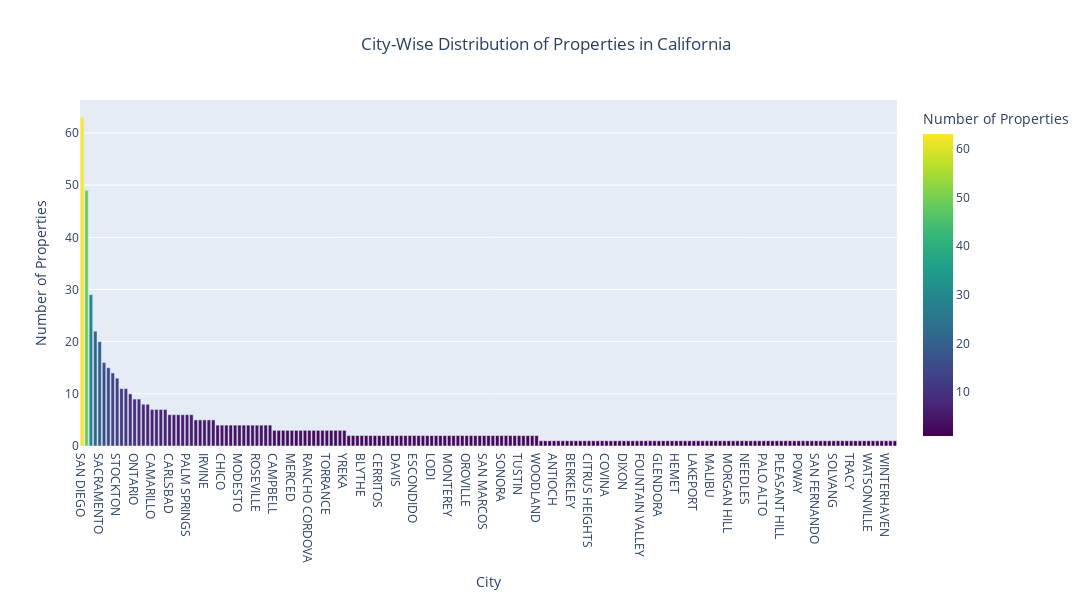

Source (notebook cell):
### Markdown cell above
### Properties in California

### Code cell
import plotly.express as px

# Filter the dataset for California
state_ca = df[df["State"] == "CA"]

# Group by city to get the property count
ca_counts = state_ca.groupby("City").size().reset_index(name="Property Count")

# Create a bar chart for city-wise property distribution
fig = px.bar(
    ca_counts,
    x="City",
    y="Property Count",
    title="City-Wise Distribution of Properties in California",
    color="Property Count",
    color_continuous_scale="Viridis",
    labels={"Property Count": "Number of Properties", "City": "City"},
    height=600,
    width=1800
)

# Update layout for better visualization
fig.update_layout(
    xaxis={"categoryorder": "total descending"},  # Sort by property count
    title_x=0.5,  # Center the title
)

fig.show()

fig.write_html("city_wise_distribution_ca.html")

### Figure 1 — Plotly figure (JSON) as saved in the notebook; plotly's stock layout.template omitted (floating-point values rounded to 4 significant figures; data arrays with more than 128 entries replaced by an {"elided": "..."} marker saying what was removed)
{"data": [{"alignmentgroup": "True", "hovertemplate": "City=%{x}<br>Number of Properties=%{marker.color}<extra></extra>", "legendgroup": "", "marker": {"color": {"elided": "187 int values"}, "coloraxis": "coloraxis", "pattern": {"shape": ""}}, "name": "", "offsetgroup": "", "orientation": "v", "showlegend": false, "textposition": "auto", "type": "bar", "x": {"elided": "187 str values"}, "xaxis": "x", "y": {"elided": "187 int values"}, "yaxis": "y"}], "layout": {"barmode": "relative", "coloraxis": {"colorbar": {"title": {"text": "Number of Properties"}}, "colorscale": [[0, "#440154"], [0.1111, "#482878"], [0.2222, "#3e4989"], [0.3333, "#31688e"], [0.4444, "#26828e"], [0.5556, "#1f9e89"], [0.6667, "#35b779"], [0.7778, "#6ece58"], [0.8889, "#b5de2b"], [1, "#fde725"]]}, "height": 600, "legend": {"tracegroupgap": 0}, "title": {"text": "City-Wise Distribution of Properties in California", "x": 0.5}, "width": 1800, "xaxis": {"anchor": "y", "categoryorder": "total descending", "domain": [0, 1], "title": {"text": "City"}}, "yaxis": {"anchor": "x", "domain": [0, 1], "title": {"text": "Number of Properties"}}}}
